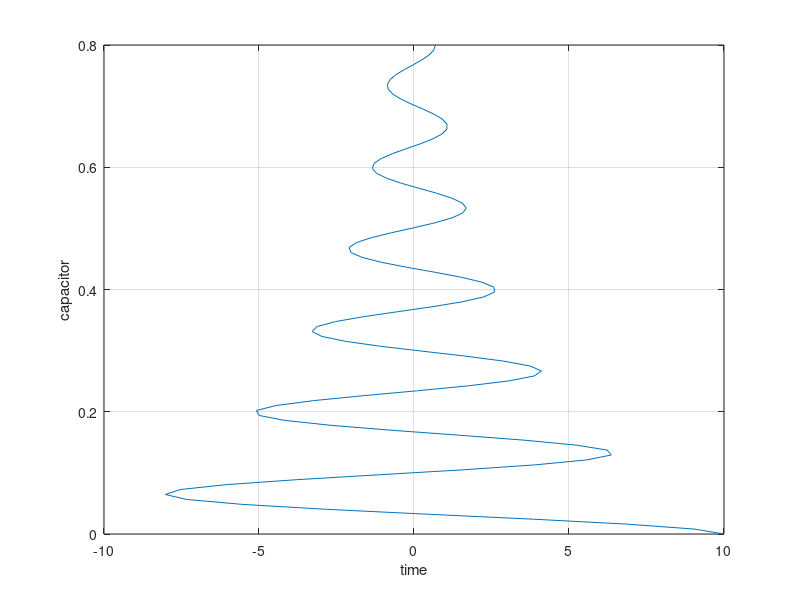
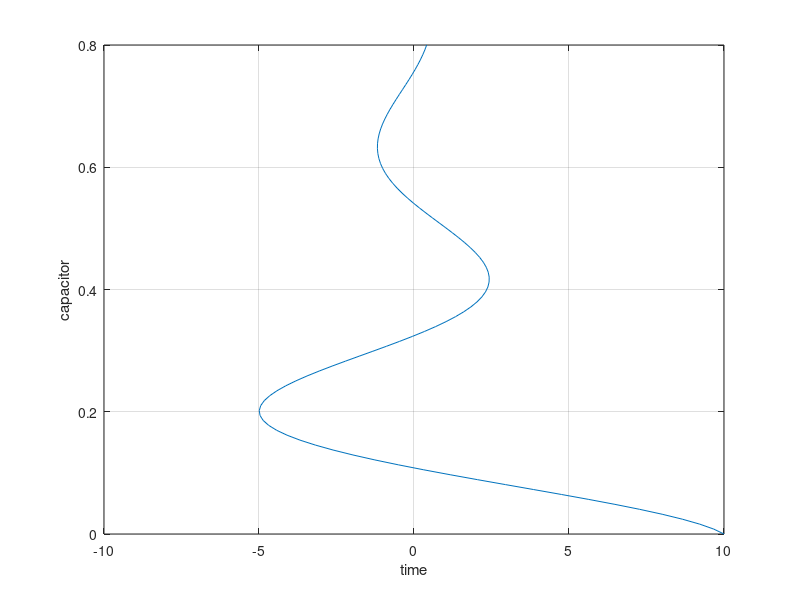

The MATLAB script that drew these images, in order:
q0 = 10;
R = 60;
L = 9;
C = 0.00005;
t =  linspace(0,0.8,100);
q = q0*exp((-R*t)/(2*L)).*cos(sqrt((1/(L*C))-(R/(2*L))^2)*t);
subplot(1,1,1);
plot(q,t);
xlabel('time');
ylabel('capacitor');
q2 = q0*exp((-R*t)/(2*L)).*cos(sqrt((1/(L*0.0005))-(R/(2*L))^2)*t);
hold on
grid on
figure;
plot(q2,t);
xlabel('time');
ylabel('capacitor');
hold on
grid on 

